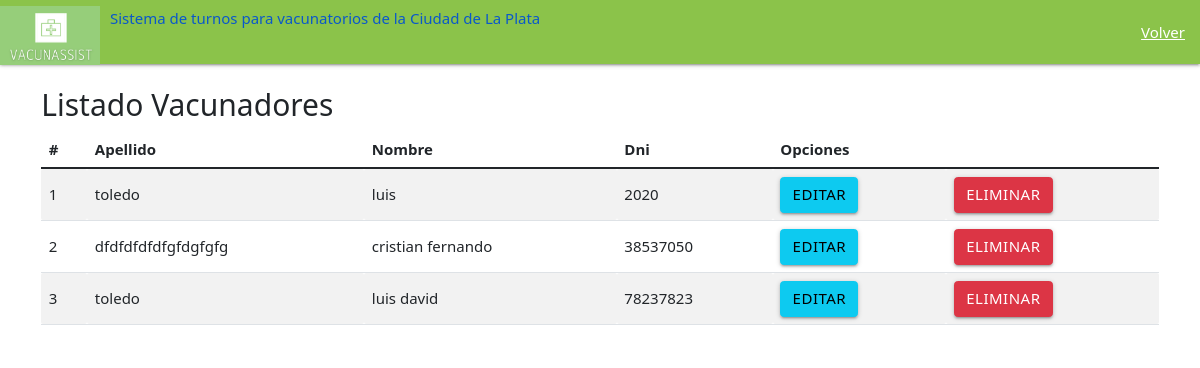
Before: /eliminarVacunador/ with the older database file.
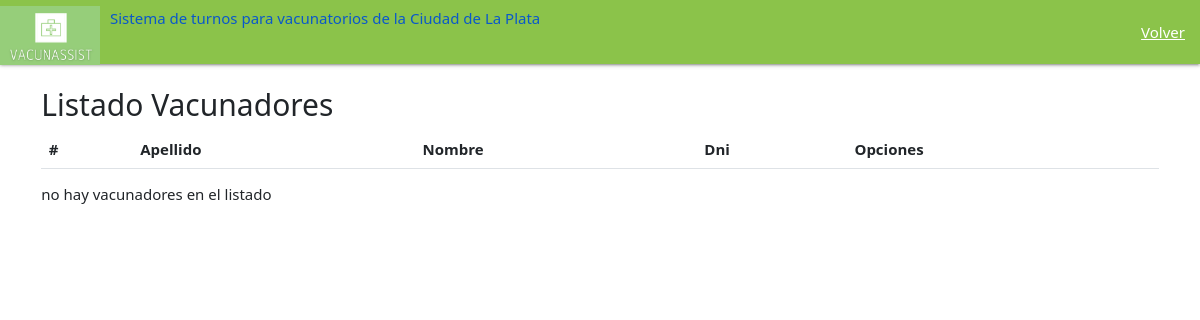
After: the same page with the newer database file.
### main/models.py (models this page shows, shortened)
class Vacunador(models.Model):
    vacunador_nombre= models.CharField(max_length=200)
    vacunador_apellido= models.CharField(max_length=20)
    vacunador_fechaNac= models.DateTimeField("fecha nacimiento")
    vacunador_zona= models.CharField(max_length=200)
    vacunador_dni= models.IntegerField()
    vacunador_email= models.EmailField(max_length=254)
    codigo= models.IntegerField()
    contraseña = models.CharField(max_length=200)

### main/views.py (the view)
# urls.py: path('eliminarVacunador/', views.eliminarVacunador, name= 'eliminarVacunador' ),
def eliminarVacunador(request):
    administradorList= Vacunador.objects.all()
    if (administradorList.exists()):
        print('')
    else:
        messages.error(request, " no hay vacunadores en el listado")
    return render(request, "main/eliminarVacunador.html",{"administradores" : administradorList})

### main/templates/main/eliminarVacunador.html (shortened to what this page needs)
<!DOCTYPE html>
{% load static %}
<html lang="en" dir="ltr">
  <head>
        <link rel="stylesheet" href="https://cdnjs.cloudflare.com/ajax/libs/materialize/1.0.0/css/materialize.min.css">
        <link type='text/css' href="{% static 'css/estilo.css' %}" rel="stylesheet" />
        <link href="https://cdn.jsdelivr.net/npm/bootstrap@5.1.3/dist/css/bootstrap.min.css" rel="stylesheet">
    <link href="https://cdn.jsdelivr.net/npm/bootstrap@5.1.3/dist/css/bootstrap.min.css" rel="stylesheet">
    <nav>
        <div class="nav-wrapper  light-green">
          <a href="/" class="brand-logo">
            <img src="{% static 'imagenes/Logo_VacunAssist_recortado.png' %}" class="img-fluid" width="100" height="66">
          <div class="right"  style="margin: 9px 0px 0px 10px">
            <h6>Sistema de turnos para vacunatorios de la Ciudad de La Plata</h6>
            </div>
          </a>
          <ul id="nav-mobile" class="right hide-on-med">
            <li><a href="/inicio_admin/">Volver</a></li>
          </ul>
        </div>
      </nav>
      <body>
        <div class="container py-4">
          <div class="row">
            <div class="col-md-12">
              <h2>Listado Vacunadores</h2>
<div class="table-responsive">
    <table class="table table-striped">
      <thead>
        <tr>
          <th>#</th>
          <th>Apellido</th>
          <th>Nombre</th>
          <th>Dni</th>
          <th colspan="2">Opciones</th>
      </thead>
      <tbody>
        {% for c in administradores %}
        <tr>
          <td>{{forloop.counter}}</td>
          <td>{{c.vacunador_apellido}} </td>
          <td> {{c.vacunador_nombre}}</td>
          <td>{{c.vacunador_dni}}</td>
          <td><a href="edicionVacunadores/{{c.dni}}" class="btn btn-block btn-info">Editar</a></td>
          <td><a href="/eliminar_Admin/{{c.vacunador_dni}}/{{c.vacunador_nombre}}" class="btn btn-block btn-danger">Eliminar</a></td>
        </tr>
        {% endfor%}
      </tbody>
    </table>
    {% if messages %}
      {% for message in messages %}
    {% if message.tags == 'error' %}
      {{message}}
  {% endif %}
     {% endfor %}
{% endif %}
      </body>

Changed rows visible on the page:
removed Vacunador: vacunador_apellido "toledo", vacunador_nombre "luis", vacunador_dni "2020"
removed Vacunador: vacunador_apellido "dfdfdfdfdfgfdgfgfg", vacunador_nombre "cristian fernando", vacunador_dni "38537050"
removed Vacunador: vacunador_apellido "toledo", vacunador_nombre "luis david", vacunador_dni "78237823"
Other visible differences:
new list line: "no hay vacunadores en el listado"
